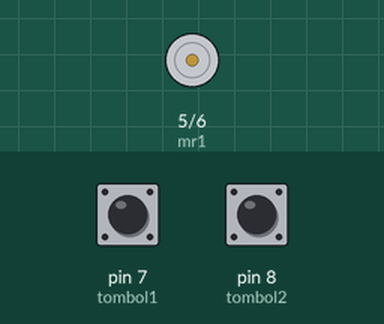
Recording of a sketch running on a simulated Arduino Uno, built with avr-gcc and run on an emulated ATmega328P. On the bench: motor-driver pin pairs drawn as motors (green arrow = first pin HIGH = forward, orange = second pin HIGH = backward, longer = more drive). The test bench sets the inputs (shaded band); at power-on: pin 7 (tombol1) HIGH, pin 8 (tombol2) HIGH.

Above: at 1.2 s.
1.3 s: pin 7 (tombol1) pulled LOW for 0.15 s
At 1.37 s:
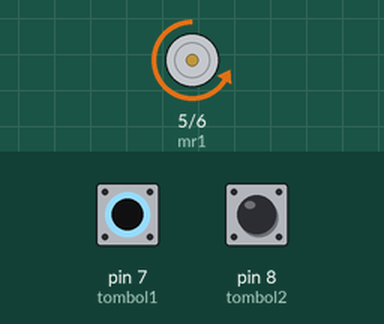
2.9 s: pin 8 (tombol2) pulled LOW for 0.15 s
At 2.97 s:
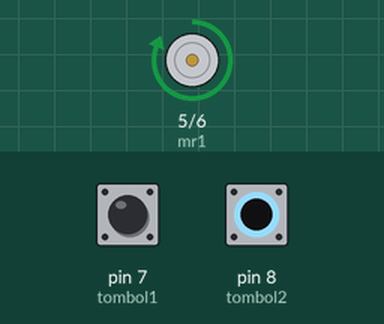
4.5 s: pin 8 (tombol2) pulled LOW for 3.2 s
At 8.2 s:
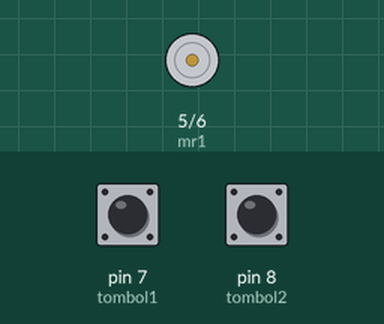
9.2 s: pin 7 (tombol1) pulled LOW for 3.2 s
At 10.5 s:
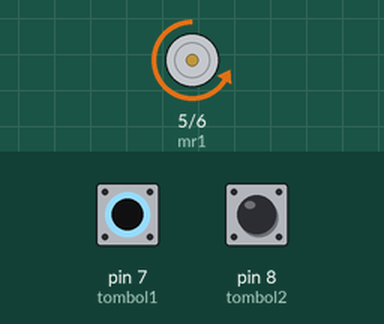
Timing chart, 0 to 13.9 s (numbered marks = the images above; inputs shaded):
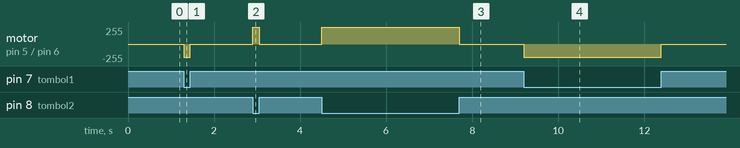

The sketch:

sketch_oct14b.ino
```cpp
#define mr1 5
#define mr2 6

int tombol1 = 7;
int tombol2 = 8;
int nilai1, nilai2;
void setup() {
  // put your setup code here, to run once:
  pinMode(mr1, OUTPUT);
  pinMode(mr2, OUTPUT);
  digitalWrite(tombol1, HIGH);
  digitalWrite(tombol2, HIGH);

}

void loop() {
  // put your main code here, to run repeatedly:
  nilai1 = digitalRead(tombol1);
  nilai2 = digitalRead(tombol2);

  if(nilai1 == 0){
    digitalWrite(mr1, LOW);
    analogWrite(mr2,200);
  }
  else if(nilai2 == 0){
    digitalWrite(mr1, 200);
    analogWrite(mr2,LOW);
  }
  else{
    analogWrite(mr1, 0);
    digitalWrite(mr2, LOW);
  }

}
```

Measured:
- after the input at 1.3 s, motor on pin 5 (mr1) / pin 6 (mr2): stopped → backward 200/255 at once, → stopped 0.15 s later
- after the input at 2.9 s, motor on pin 5 (mr1) / pin 6 (mr2): stopped → forward 255/255 at once, → stopped 0.15 s later
- after the input at 4.5 s, motor on pin 5 (mr1) / pin 6 (mr2): stopped → forward 255/255 at once, → stopped 3.2 s later
- after the input at 9.2 s, motor on pin 5 (mr1) / pin 6 (mr2): stopped → backward 200/255 at once, → stopped 3.2 s later
